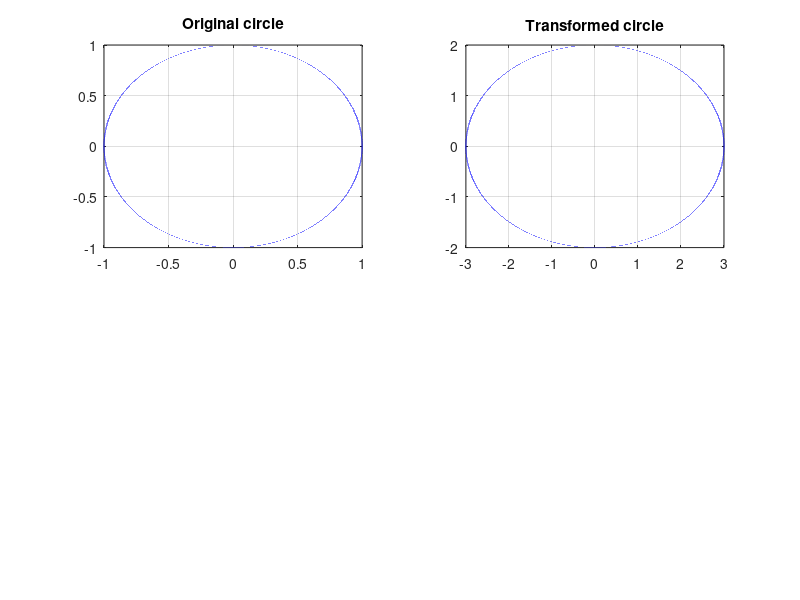
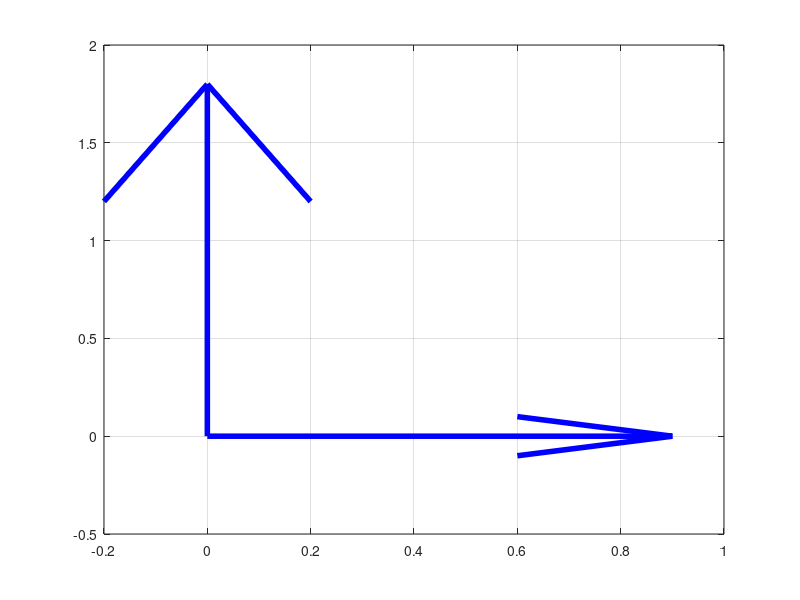
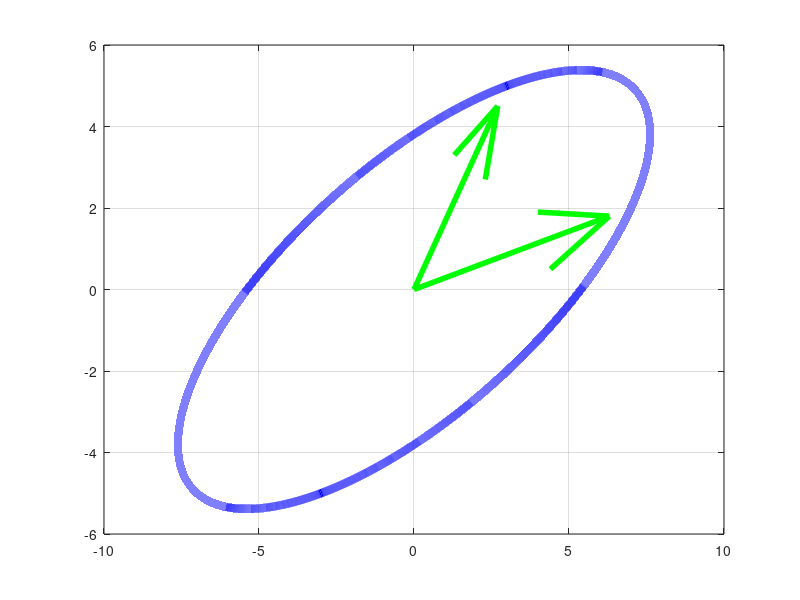
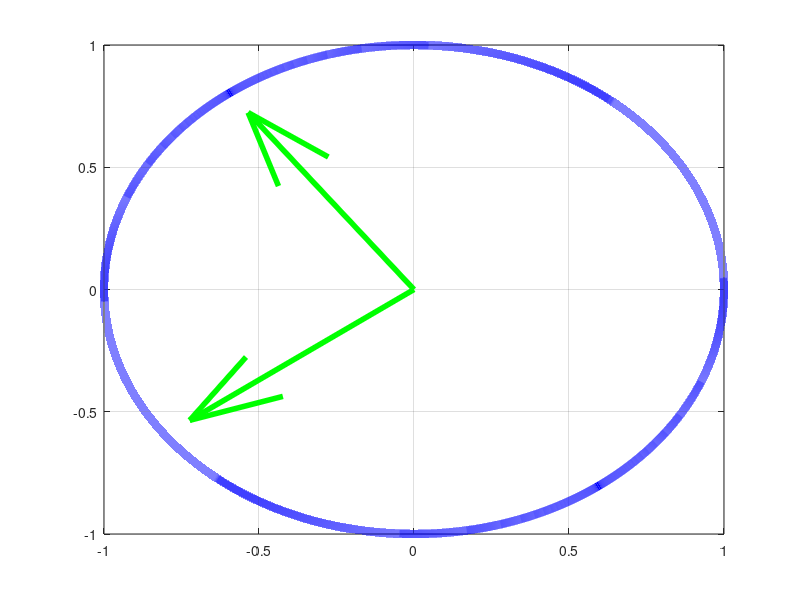

Source code (MATLAB) for these figures, in order:
clear

#plot vector from origin 
function plotVectors(vecs, color)
    v = vecs'
    for i = 1 : length(v) #length is num of rows
        x = cat(1, [0,0], v(i,:));
        quiver(x(1),  #start x
               x(3),  #start y
               x(2),  #x direction
               x(4),'Linewidth',4, color); #y direction
        grid on 
        hold on
    end
end 

#transform a unit vector by applying a matrix
function matrixToPlot(matrix, color)
    # Unit circle
    x = linspace(-1, 1, 100000);
    y = sqrt(1-(x.^2));

    # Modified unit circle (separate negative and positive parts)
    x1 = matrix(1,1).*x + matrix(1,2).*y;
    y1 = matrix(2,1)*x + matrix(2,2).*y;
    x1_neg = matrix(1,1).*x - matrix(1,2).*y;
    y1_neg = matrix(2,1).*x - matrix(2,2).*y;

    # Vectors
    u = [matrix(1,1),matrix(1,2)];
    v = [matrix(2,1),matrix(2,2)];

    plotVectors([u; v], color);

    plot(x1, y1, 'b','Linewidth',6 ,x1_neg, y1_neg, 'b','Linewidth',6);
    grid on 
end 

x = linspace(-1, 1, 100000);
y = sqrt(1-(x.^2));
figure(1)
subplot(2,2,1)
plot(x, y, 'b');
hold on 
plot(x, -y, 'b');
grid on
title('Original circle');

x1 = linspace(-3, 3, 100000);
y1 = 2*sqrt(1-((x1./3).^2));
subplot(2,2,2);
plot(x1, y1, 'b');
hold on 
plot(x1, -y1, 'b');
grid on 
title('Transformed circle');

#plot vectors
v = [1 0];
u = [0 2];
figure(2)
plotVectors([v; u], 'b')

#apply matrix transform to vector 
v1 = [3 7];
u1 = [5 2];
A = [v1; u1];
figure(3)
matrixToPlot(A, 'g');

#apply SVD decomposition
[U,S,V] = svd(A); #vector is columns of matrix
figure(4) 
matrixToPlot(V', 'g'); #apply rotation compoenent to unit vector

figure(5)
matrixToPlot(S*(V'), 'g'); #apply scaling to unit vector 

figure(6)
matrixToPlot((U')*S*(V'), 'g'); #apply rotation to unit vector 

u1 = [S(1)*U(1,1), S(4)*U(2,1)]; 
v1 = [S(1)*U(1,2), S(4)*U(2,2)];
plotVectors([u1; v1], 'r');

A1 = [7 2;3 4;5 3];
[U1,S1,V1] = svd(A1);

[VA,DA] = eig((A1')*A1); 
[VA1,DA1] = eig(A1*(A1')); #VA = V1  
sqrtDA = sqrt(DA1)

